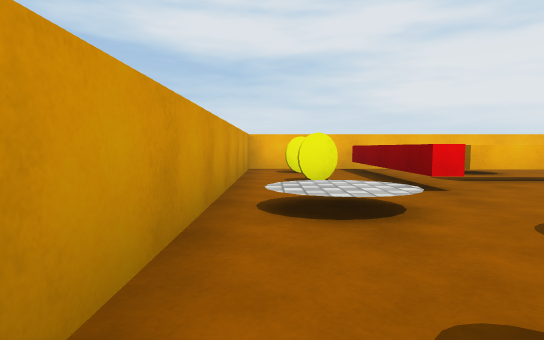
[1] (above)

19 first-person views from a walk through a Unity game level. The camera is 0.28 m above the floor, tilts 4° down and sees 80° across. The floor is counted in squares, 0.5 m on a side. Each view is taken from the middle of a square. On the plan, view 1 faces up. The plan holds only what a view shows up to about 9 squares ahead; the rest is blank. Surface patterns are stand-ins for the level's own textures.

[2]
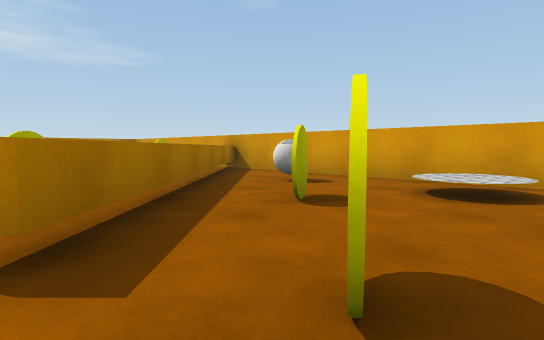

[3]
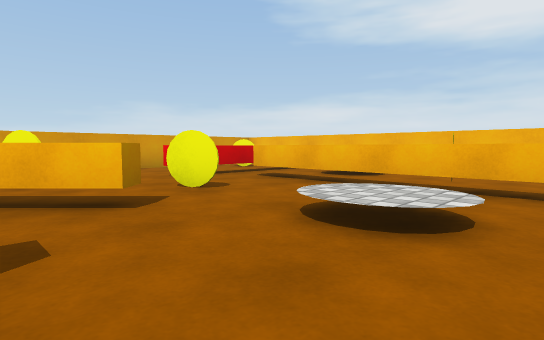

[4]
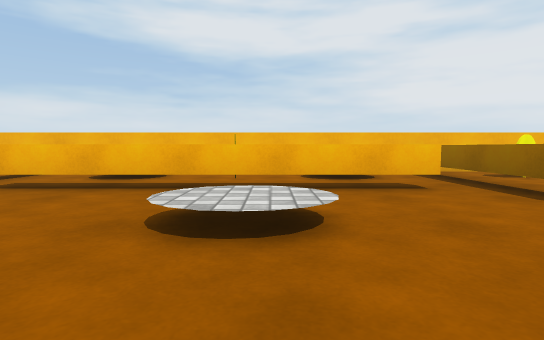

[5]
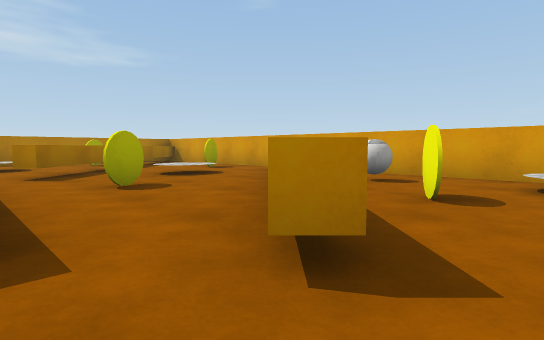

[6]
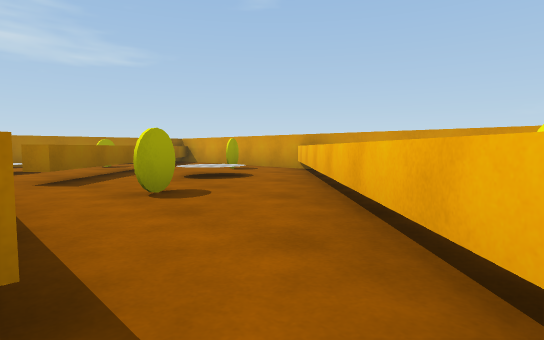

[7]
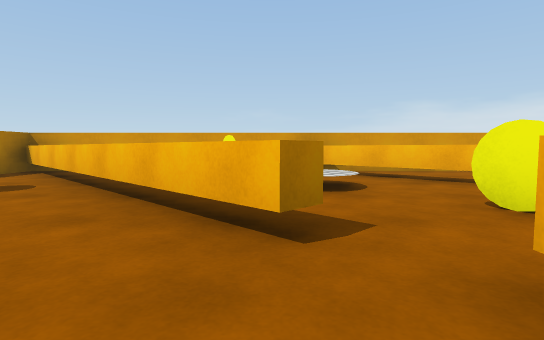

[8]
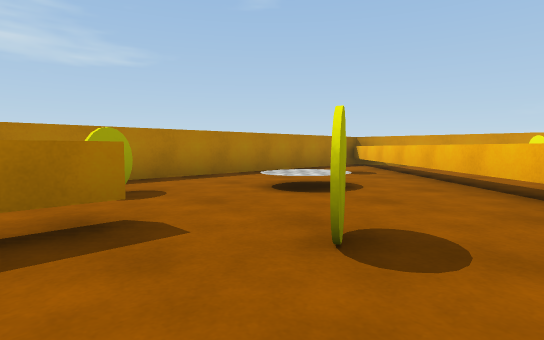

[9]
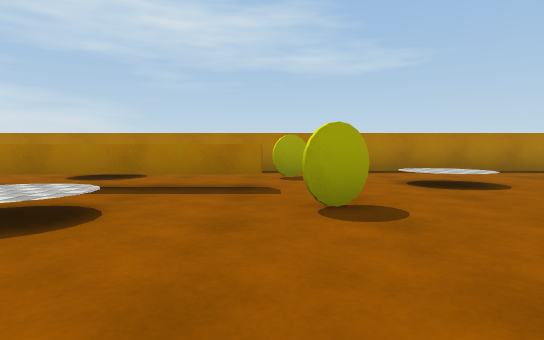

[10]
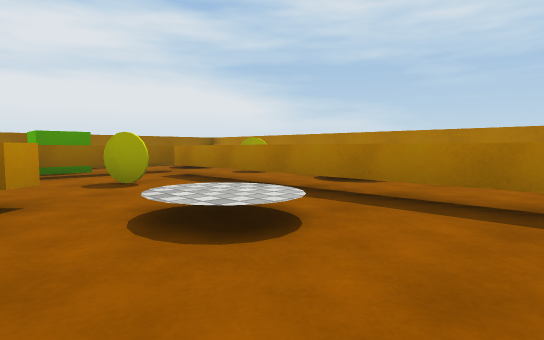

[11]
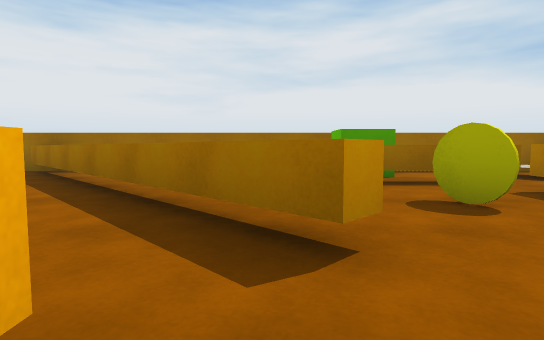

[12]
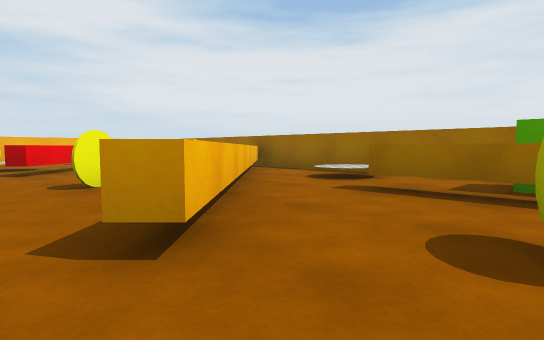

[13]
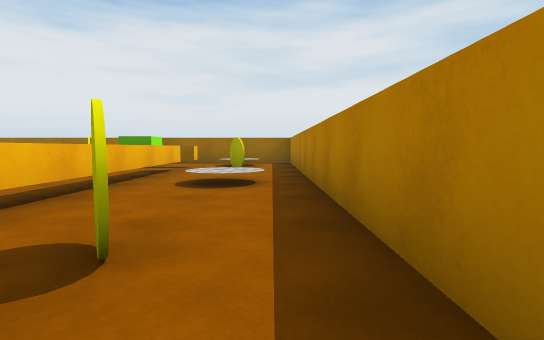

[14]
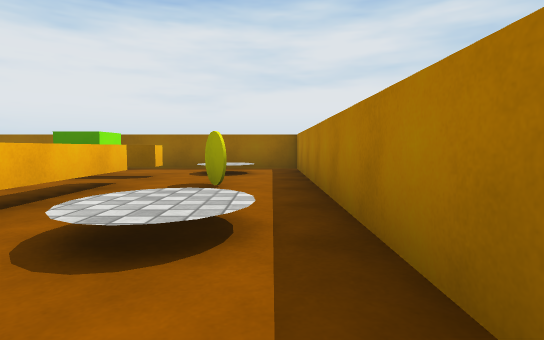

[15]
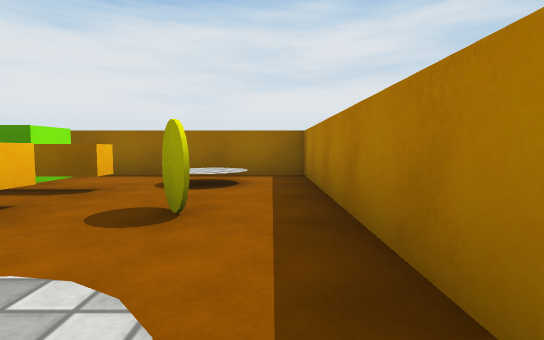

[16]
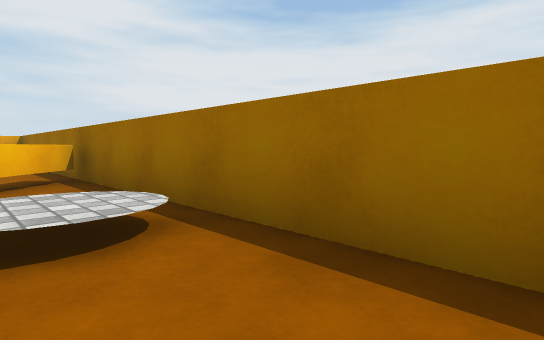

[17]
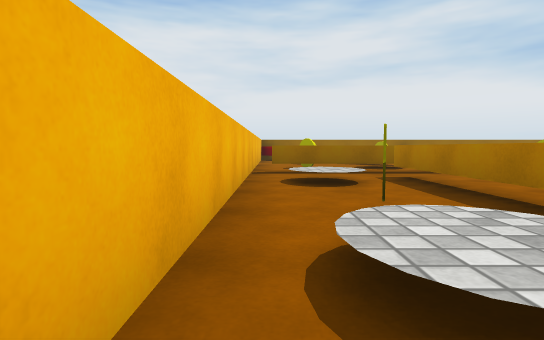

[18]
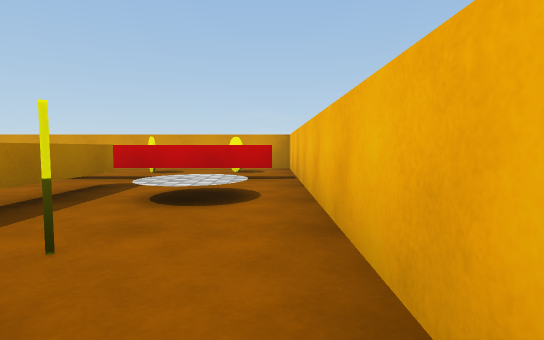

[19]
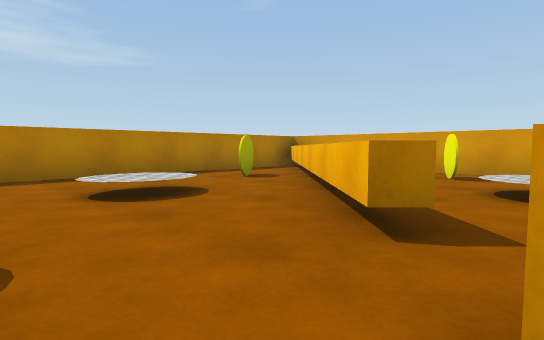

### Floor plan
Key: @ floor where view 1 was taken; # wall or solid block; . floor; = window, fence, low wall or low ledge; C yellow coin; T thing the floor can be seen under or through; B ball; I disc; G green cube; O other object.
Columns run from 1 left of view 1 to 18 right of it. Each row starts with its distance up from view 1.
  9 ###############
  8 #.............
  7 #.C....C...T.O     #
  6 #....TTTTTTT..     #
  5 #.C..TTTTTTT...    #
  4 #.......... ...   .#
  3 #....C.....  ..   .#
  2 #..C.##...   ..  ###
  1 #.B.##=#..   .. ##.#
  0 #@B##=.      C.##..#
 -1 #.##=..      .##...#
 -2 ###=.C.  .  ###....#
 -3 ##=II.##.....#..T..#
 -4  #.I.##.........T..#
 -5 ##C.##..C.....C.TGG#
 -6 # .##.....TTTTTTT..#
 -7   ##......TTTTTTT..#
 -8 ###.C....C.....C...#
 -9  #.................#
-10  ###################

Positions as (right, up) in squares from view 1, and headings:
1: (0, 0), facing up
2: (5, 4), facing down-left
3: (8, 1), facing up-left
4: (7, 1), facing up
5: (6, 3), facing down-left
6: (6, 2), facing down-left
7: (7, -4), facing left
8: (9, -4), facing down-left
9: (8, -2), facing down
10: (8, -3), facing down-right
11: (10, -3), facing right
12: (11, -5), facing up-right
13: (6, -9), facing right
14: (9, -9), facing right
15: (11, -9), facing right
16: (16, -4), facing up-right
17: (3, 8), facing right
18: (8, 8), facing left
19: (7, -3), facing down-left
